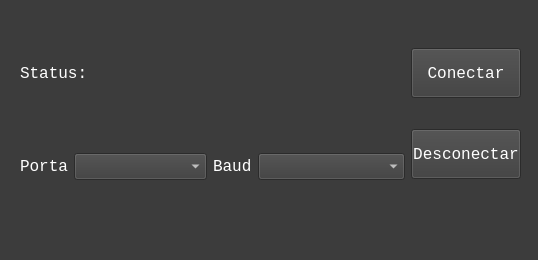
<?xml version="1.0" encoding="UTF-8"?>
<ui version="4.0">
 <class>MainWindow</class>
 <widget class="QMainWindow" name="MainWindow">
  <property name="enabled">
   <bool>true</bool>
  </property>
  <property name="geometry">
   <rect>
    <x>0</x>
    <y>0</y>
    <width>538</width>
    <height>260</height>
   </rect>
  </property>
  <property name="maximumSize">
   <size>
    <width>538</width>
    <height>277</height>
   </size>
  </property>
  <property name="windowTitle">
   <string>Busca de dispositivo</string>
  </property>
  <property name="styleSheet">
   <string notr="true">background-color: #3c3c3c;
color: #fff;
</string>
  </property>
  <widget class="QWidget" name="centralwidget">
   <widget class="QWidget" name="gridLayoutWidget_3">
    <property name="geometry">
     <rect>
      <x>20</x>
      <y>0</y>
      <width>501</width>
      <height>231</height>
     </rect>
    </property>
    <layout class="QGridLayout" name="gridLayout_3">
     <item row="1" column="0">
      <layout class="QGridLayout" name="gridLayout" columnstretch="10,45,10,50,0" columnminimumwidth="0,0,0,0,0">
       <item row="0" column="2">
        <widget class="QLabel" name="label_3">
         <property name="font">
          <font>
           <family>Consolas</family>
           <pointsize>12</pointsize>
          </font>
         </property>
         <property name="text">
          <string>Baud</string>
         </property>
        </widget>
       </item>
       <item row="0" column="1">
        <widget class="QComboBox" name="showPorts">
         <property name="font">
          <font>
           <family>Consolas</family>
           <pointsize>12</pointsize>
          </font>
         </property>
        </widget>
       </item>
       <item row="0" column="0">
        <widget class="QLabel" name="label">
         <property name="font">
          <font>
           <family>Consolas</family>
           <pointsize>12</pointsize>
          </font>
         </property>
         <property name="text">
          <string>Porta</string>
         </property>
        </widget>
       </item>
       <item row="0" column="3" colspan="2">
        <widget class="QComboBox" name="showBauds">
         <property name="font">
          <font>
           <family>Consolas</family>
           <pointsize>12</pointsize>
          </font>
         </property>
        </widget>
       </item>
      </layout>
     </item>
     <item row="0" column="0">
      <layout class="QGridLayout" name="gridLayout_2" rowstretch="0" columnstretch="0,0,0">
       <item row="0" column="1">
        <widget class="QLineEdit" name="statusConnection">
         <property name="enabled">
          <bool>true</bool>
         </property>
         <property name="maximumSize">
          <size>
           <width>16777215</width>
           <height>50</height>
          </size>
         </property>
         <property name="mouseTracking">
          <bool>false</bool>
         </property>
         <property name="styleSheet">
          <string notr="true"/>
         </property>
         <property name="frame">
          <bool>false</bool>
         </property>
         <property name="placeholderText">
          <string/>
         </property>
        </widget>
       </item>
       <item row="0" column="0">
        <widget class="QLabel" name="label_2">
         <property name="font">
          <font>
           <family>Consolas</family>
           <pointsize>12</pointsize>
          </font>
         </property>
         <property name="text">
          <string>Status:</string>
         </property>
        </widget>
       </item>
       <item row="0" column="2">
        <widget class="QPushButton" name="statusColor">
         <property name="enabled">
          <bool>false</bool>
         </property>
         <property name="maximumSize">
          <size>
           <width>50</width>
           <height>60</height>
          </size>
         </property>
         <property name="styleSheet">
          <string notr="true">background-color: transparent; 
border: none;</string>
         </property>
         <property name="text">
          <string/>
         </property>
        </widget>
       </item>
      </layout>
     </item>
     <item row="0" column="1" rowspan="2">
      <layout class="QGridLayout" name="gridLayout_4">
       <item row="3" column="0">
        <widget class="QPushButton" name="disconnectDevice">
         <property name="maximumSize">
          <size>
           <width>110</width>
           <height>50</height>
          </size>
         </property>
         <property name="font">
          <font>
           <family>Consolas</family>
           <pointsize>12</pointsize>
          </font>
         </property>
         <property name="text">
          <string>Desconectar</string>
         </property>
        </widget>
       </item>
       <item row="0" column="0">
        <widget class="QPushButton" name="connectDevice">
         <property name="enabled">
          <bool>true</bool>
         </property>
         <property name="maximumSize">
          <size>
           <width>110</width>
           <height>50</height>
          </size>
         </property>
         <property name="font">
          <font>
           <family>Consolas</family>
           <pointsize>12</pointsize>
          </font>
         </property>
         <property name="text">
          <string>Conectar</string>
         </property>
        </widget>
       </item>
       <item row="1" column="0">
        <spacer name="verticalSpacer">
         <property name="orientation">
          <enum>Qt::Vertical</enum>
         </property>
         <property name="sizeType">
          <enum>QSizePolicy::Fixed</enum>
         </property>
         <property name="sizeHint" stdset="0">
          <size>
           <width>10</width>
           <height>25</height>
          </size>
         </property>
        </spacer>
       </item>
      </layout>
     </item>
    </layout>
   </widget>
  </widget>
  <widget class="QMenuBar" name="menubar">
   <property name="geometry">
    <rect>
     <x>0</x>
     <y>0</y>
     <width>538</width>
     <height>24</height>
    </rect>
   </property>
  </widget>
  <widget class="QStatusBar" name="statusbar"/>
 </widget>
 <resources/>
 <connections/>
</ui>
